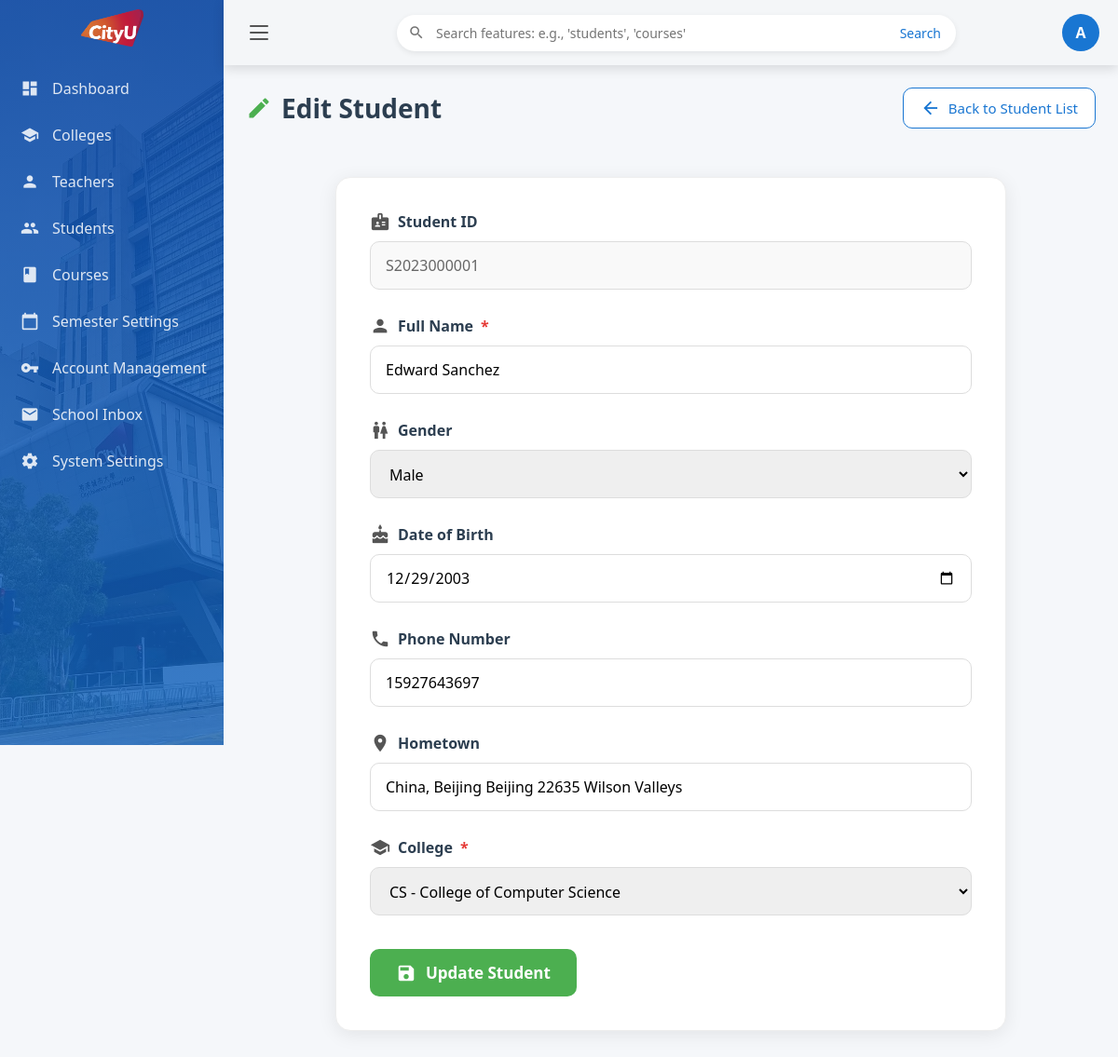
The app's page /students/edit/S2023000001 (signed in) with its own data.
### tables this page shows
CREATE TABLE "student" (
	"student_id"	VARCHAR(20),
	"name"	VARCHAR(50) NOT NULL,
	"gender"	CHAR(1),
	"birth_date"	DATE,
	"phone"	VARCHAR(20),
	"hometown"	VARCHAR(50),
	"college_id"	VARCHAR(20),
	"id_card"	CHAR(18) NOT NULL UNIQUE,
	"enrollment_year"	INT,
	PRIMARY KEY("student_id"),
	FOREIGN KEY("college_id") REFERENCES "college"("college_id")
);

CREATE TABLE "college" (
	"college_id"	VARCHAR(20),
	"college_name"	VARCHAR(50) NOT NULL,
	"address"	TEXT,
	"phone"	VARCHAR(20),
	PRIMARY KEY("college_id"),
	UNIQUE("college_name")
);

### app/admin.py (the view, shortened to what this page needs)
@admin_bp.route('/students/edit/<student_id>', methods=['GET', 'POST'])
def edit_student(student_id):
    if not require_admin(): return redirect(url_for('main.dashboard'))
    conn = get_db_connection()
    colleges = conn.execute("SELECT * FROM college").fetchall()
    student = conn.execute("SELECT * FROM student WHERE student_id = ?", (student_id,)).fetchone()
    if not student:
        conn.close()
        flash('Student does not exist!')
        return redirect(url_for('admin.students'))
    conn.close()
    return render_template('admin/admin_student_form.html', form=dict(student), colleges=colleges, is_edit=True)

### app/admin.py (called while the page is built)
def require_admin():
    return session.get('role') == 'admin'

### app/db.py (called while the page is built)
def get_db_connection():
    if 'db' not in g:
        g.db = sqlite3.connect(
            DATABASE,
            timeout=20.0,
            check_same_thread=False
        )
        g.db.row_factory = sqlite3.Row
        g.db.execute('PRAGMA foreign_keys = ON;')
    return g.db

### templates/admin/admin_student_form.html (shortened to what this page needs)
{% extends "admin/admin_base.html" %}
{% block content %}
<div class="page-header">
  <h2>
    <i class="material-icons">{% if is_edit %}edit{% else %}person_add{% endif %}</i>
    {% if is_edit %}Edit Student{% else %}Add Student{% endif %}
  </h2>
  <a href="{{ url_for('admin.students') }}" class="btn btn-outline">
    <i class="material-icons">arrow_back</i> Back to Student List
  </a>
</div>
<div class="form-container">
  <form method="POST" class="form-card">
    {% if is_edit %}
      <div class="form-group">
        <label class="form-label">
          <i class="material-icons">badge</i> Student ID
        </label>
        <input type="text" value="{{ form.student_id }}" disabled class="form-input-disabled">
      </div>
    {% endif %}
    <div class="form-group required">
      <label class="form-label">
        <i class="material-icons">person</i> Full Name
      </label>
      <input type="text" name="name" value="{{ form.name or '' }}" class="form-input" required>
    </div>
    <div class="form-group">
      <label class="form-label">
        <i class="material-icons">wc</i> Gender
      </label>
      <select name="gender" class="form-select">
        <option value="M" {% if form.gender == 'M' %}selected{% endif %}>Male</option>
      </select>
    </div>
    <div class="form-group">
      <label class="form-label">
        <i class="material-icons">cake</i> Date of Birth
      </label>
      <input type="date" name="birth_date" value="{{ form.birth_date or '' }}" class="form-input">
    </div>
    <div class="form-group">
      <label class="form-label">
        <i class="material-icons">phone</i> Phone Number
      </label>
      <input type="text" name="phone" value="{{ form.phone or '' }}" class="form-input">
    </div>
    <div class="form-group">
      <label class="form-label">
        <i class="material-icons">location_on</i> Hometown
      </label>
      <input type="text" name="hometown" value="{{ form.hometown or '' }}" class="form-input">
    </div>
    <div class="form-group required">
      <label class="form-label">
        <i class="material-icons">school</i> College
      </label>
      <select name="college_id" class="form-select" required>
        {% for col in colleges %}
          <option value="{{ col.college_id }}" {% if col.college_id == (form.college_id or '') %}selected{% endif %}>
            {{ col.college_id }} - {{ col.college_name }}
          </option>
        {% endfor %}
      </select>
    </div>
    <button type="submit" class="btn btn-primary">
      <i class="material-icons">{% if is_edit %}save{% else %}add{% endif %}</i>
      {% if is_edit %}Update Student{% else %}Add Student{% endif %}
    </button>
  </form>
</div>
{% endblock %}

### templates/admin/admin_student_form.html (style rules this page uses)
.page-header { display: flex; justify-content: space-between; align-items: center; margin-bottom: 32px; flex-wrap: wrap; gap: 16px; }
.page-header h2 { margin: 0; color: #2c3e50; font-size: 28px; font-weight: 600; display: flex; align-items: center; gap: 10px; }
.page-header h2 .material-icons { color: #4caf50; font-size: 28px; }
.btn-outline { display: inline-flex; align-items: center; gap: 8px; padding: 10px 18px; background: white; color: #1976d2; border: 1px solid #1976d2; border-radius: 10px; text-decoration: none; font-size: 15px; font-weight: 500; transition: all 0.2s; }
.form-container { display: flex; justify-content: center; width: 100%; padding: 20px 0; }
.form-card { width: 100%; max-width: 720px; background: white; padding: 36px; border-radius: 16px; box-shadow: 0 4px 20px rgba(0,0,0,0.08); border: 1px solid #eee; font-size: 16px; }
.form-group { margin-bottom: 28px; }
.form-group.required .form-label::after { content: " *"; color: #e53935; }
.form-label { display: flex; align-items: center; gap: 8px; font-weight: 600; color: #2c3e50; margin-bottom: 10px; font-size: 16px; }
.form-label .material-icons { font-size: 22px; color: #555; }
.form-input, .form-select { width: 100%; padding: 14px 16px; border: 1px solid #ddd; border-radius: 10px; font-size: 16px; height: 52px; transition: border-color 0.25s, box-shadow 0.25s; box-sizing: border-box; }
.form-input-disabled { width: 100%; padding: 14px 16px; background: #f9f9f9; border: 1px solid #ddd; border-radius: 10px; color: #666; font-size: 16px; height: 52px; cursor: not-allowed; }
.btn-primary { display: inline-flex; align-items: center; gap: 10px; padding: 14px 28px; background-color: #4caf50; color: white; border: none; border-radius: 10px; font-size: 17px; font-weight: 600; cursor: pointer; transition: all 0.25s; margin-top: 8px; }
.btn-primary .material-icons { font-size: 22px; }
.material-icons { font-size: 22px; vertical-align: middle; line-height: 1; }

### records on screen
student: student_id "S2023000001", name "Edward Sanchez", gender "Male", birth_date "12/29/2003", phone "15927643697", hometown "China, Beijing Beijing 22635 Wilson Valleys", college_id "CS - College of Computer Science"

### other values on screen
{{ session.username|first|upper }} "A"
